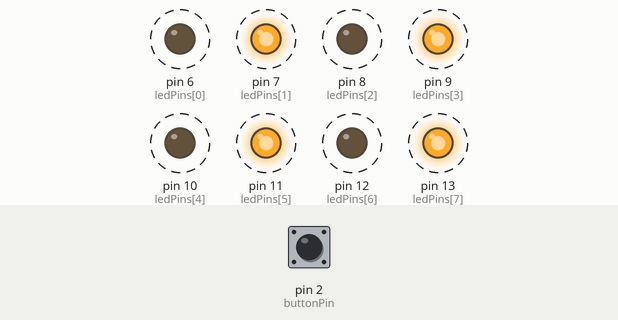
Recording of a sketch running on a simulated Arduino Uno, built with avr-gcc and run on an emulated ATmega328P. On the bench: output pins drawn as LEDs (lit = HIGH). Dashed ring = blinking. The test bench sets the inputs (shaded band); at power-on: pin 2 (buttonPin) LOW.

Above: at 1.8 s.
1.9 s: pin 2 (buttonPin) pulled HIGH for 0.6 s
At 2.07 s:
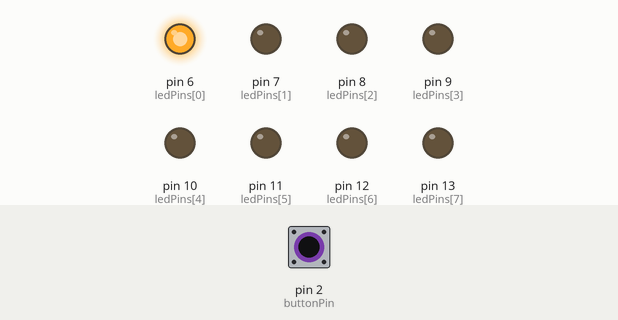
4.9 s: pin 2 (buttonPin) pulled HIGH for 3.2 s
At 4.92 s:
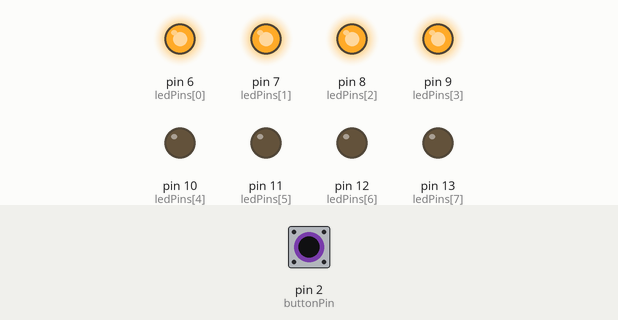
At 6.87 s:
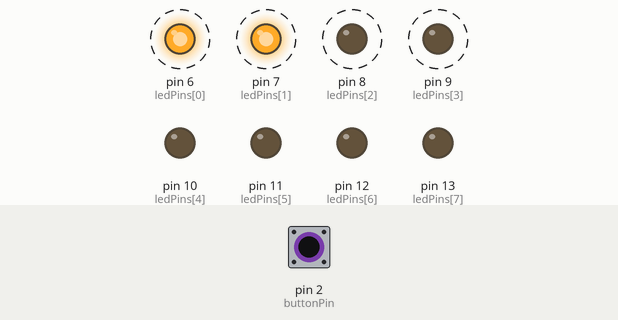
10.1 s: pin 2 (buttonPin) pulled HIGH for 1 s
13.1 s: pin 2 (buttonPin) pulled HIGH for 3.2 s
17.9 s: pin 2 (buttonPin) pulled HIGH for 3.2 s
Timing chart, 0 to 26.5 s (numbered marks = the images above; inputs shaded):
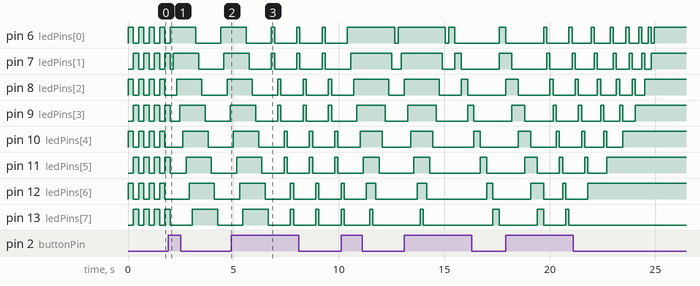

Measured:
- after the input at 4.9 s, pin 6 (ledPins[0]): alternates HIGH for 0.15 s and LOW for 1.1 s, starting after 2.1 s; pin 7 (ledPins[1]): alternates HIGH for 0.15 s and LOW for 1.1 s, starting after 1.9 s
- by itself, pin 11 (ledPins[5]): repeats every 1.2 s: LOW 1.1 s, HIGH 0.15 s

The sketch:

Bai_3.ino
```cpp
const int ledPins[] = {6, 7, 8, 9, 10, 11, 12, 13};
const int buttonPin = 2;
int mode = 0;
bool buttonPressed = false;
unsigned long lastDebounceTime = 0;  // Thời gian debounce nút nhấn
unsigned long debounceDelay = 50;    // 50ms để debounce

void setup() {
  for (int i = 0; i < 8; i++) {
    pinMode(ledPins[i], OUTPUT);
  }
  pinMode(buttonPin, INPUT);
}

void loop() {
  // Kiểm tra trạng thái nút bấm với debounce
  unsigned long currentMillis = millis();
  if (digitalRead(buttonPin) == HIGH) {
    if ((currentMillis - lastDebounceTime) > debounceDelay) {
      if (!buttonPressed) {
        buttonPressed = true;
        mode++;
        if (mode > 5) {
          mode = 0;
        }
      }
      lastDebounceTime = currentMillis; // Đặt lại thời gian debounce
      turnOffAllLeds();
    }
  } else {
    buttonPressed = false;
  }

  // Chạy chế độ hiện tại
  switch (mode) {
    case 0:
      mode1();
      break;
    case 1:
      mode2();
      break;
    case 2:
      mode3();
      break;
    case 3:
      mode4();
      break;
    case 4:
      mode5();
      break;
    case 5:
      mode6();
      break;
  }
}

void mode1() {
  for (int i = 0; i < 8; i++) {
    digitalWrite(ledPins[i], i % 2 == 0 ? HIGH : LOW);
  }
  delay(250);
  for (int i = 0; i < 8; i++) {
    digitalWrite(ledPins[i], i % 2 == 0 ? LOW : HIGH);
  }
  delay(250);
}

void mode2() {
  for (int i = 0; i < 8; i++) {
    digitalWrite(ledPins[i], HIGH);
    delay(150);
  }
  for (int i = 0; i < 8; i++) {
    digitalWrite(ledPins[i], LOW);
    delay(150);
  }
}

void mode3() {
  for (int i = 0; i < 8; i += 2) {
    digitalWrite(ledPins[i], HIGH);
    digitalWrite(ledPins[i+1], HIGH);
    delay(150);
    digitalWrite(ledPins[i], LOW);
    digitalWrite(ledPins[i+1], LOW);
    delay(150);
  }
}

void mode4() {
  for(int i = 0; i < 8; i++){
    digitalWrite(ledPins[i], HIGH);
    delay(150);
  }
  for(int i = 7; i >= 0; i--){
    digitalWrite(ledPins[i], LOW);
    delay(150);
  }
}

int dem = 0;
void mode5() {
  for (int i = 0; i < 8 - dem; i++) {
    turnOffAllLeds();
    for (int j = 0; j <= dem; j++) {
      digitalWrite(ledPins[(i + j) % 8], HIGH);
    }
    delay(300);
  }
  dem++;
  if (dem > 7) {
    dem = 0;
  }
}

int dem1 = 0;
bool allLed = false;
void mode6() {
  if (allLed) {
    return;
  }
  for (int i = 0; i < 8 - dem1; i++) {
    digitalWrite(ledPins[i], HIGH);
    delay(150);
    if (i < 8 - dem1 - 1) {
      digitalWrite(ledPins[i], LOW);
    }
  }
  dem1++;
  if (dem1 > 7) {
    allLed = true;
  }
}

void turnOffAllLeds() {
  for (int i = 0; i < 8; i++) {
    digitalWrite(ledPins[i], LOW);
  }
}
```
